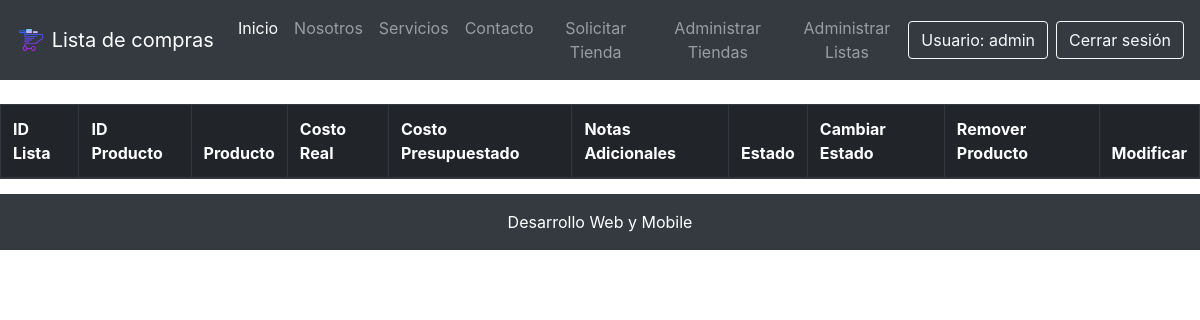
Before: /listar-productos/9/ (signed in) with the older database file.
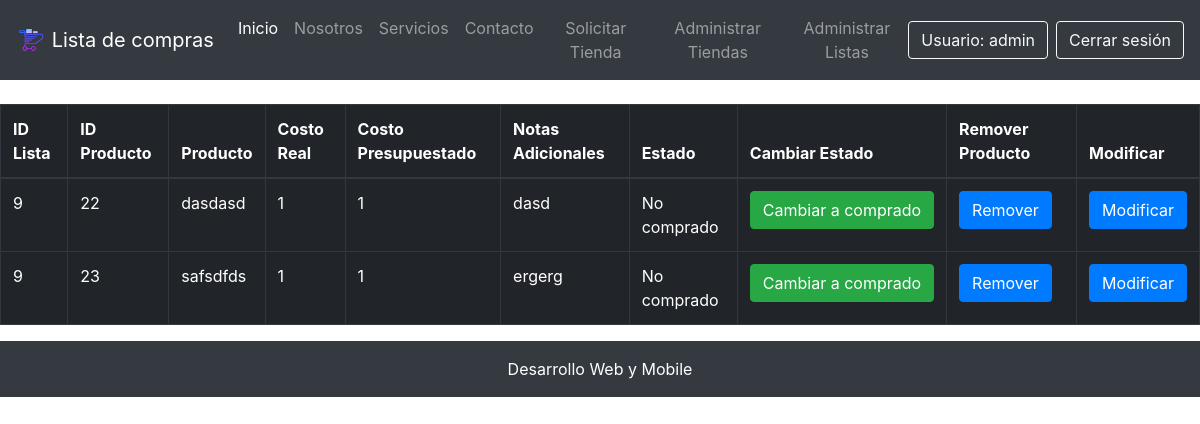
After: the same page with the newer database file.
### core/models.py (models this page shows, shortened)
class Producto(models.Model):
    nombre = models.CharField(max_length=50)
    costo_real = models.IntegerField(verbose_name="Costo Real")
    costo_presupuestado = models.IntegerField(verbose_name="Costo Presupuestado")
    notas_adicionales = models.CharField( max_length=200, verbose_name="Notas Adicionales")
    estadoProducto = models.ForeignKey(EstadoProducto, on_delete=models.CASCADE, verbose_name="Estado Producto")
    lista = models.ForeignKey(Lista, on_delete=models.CASCADE)
    tienda = models.ForeignKey(Tienda, on_delete=models.CASCADE)

class Lista(models.Model):
    usuario = models.ForeignKey(User, on_delete=models.CASCADE, verbose_name="Nombre Usuario")
    nombre_lista = models.CharField(max_length=30 ,verbose_name="Nombre Lista")
    total_productos_agregados = models.IntegerField(verbose_name="Productos Agregados")
    total_productos_comprados = models.IntegerField(verbose_name="Productos Comprados")
    costo_total_presupuestado = models.IntegerField(verbose_name="Total Presupuestado")
    costo_total_real = models.IntegerField(verbose_name="Total Real")
    estadoLista = models.ForeignKey(EstadoLista, on_delete=models.CASCADE, verbose_name="Estado Lista")

class EstadoProducto(models.Model):
    nombre = models.CharField(max_length=30, verbose_name="Estado Producto")

### core/views.py (the view)
# urls.py: path('listar-productos/<id>/', listar_productos, name="listar_productos"),
@login_required
def listar_productos(request, id):
    productos = Producto.objects.filter(lista=id)
    return render(request, 'core/listar_productos.html', {
        'productos': productos
    })

### core/templates/core/listar_productos.html
{% extends 'core/base.html' %}
{% load static %}
{% block contenido %}
<br>
<div class="table-responsive">
    <table class="table table-dark table-bordered table-hover table-condensed">
        <tr>
            <thead>
                <th>ID Lista</th>
                <th>ID Producto</th>
                <th>Producto</th>
                <th>Costo Real</th>
                <th>Costo Presupuestado</th>
                <th>Notas Adicionales</th>
                <th>Estado</th>
                <th>Cambiar Estado</th>
                <th>Remover Producto</th>
                <th>Modificar</th>
            </thead>
        </tr>
        <tbody>
            {% for p in productos %}
            <tr>
                <td>{{ p.lista.id }}</td>
                <td>{{ p.id }}</td>
                <td>{{ p.nombre }}</td>
                <td>{{ p.costo_real }}</td>
                <td>{{ p.costo_presupuestado }}</td>
                <td>{{ p.notas_adicionales }}</td>
                <td>{{ p.estadoProducto.nombre }}</td>
                <td>
                    {% if p.estadoProducto.id == 2 %}
                    <a href="{% url 'estado_comprado' p.id %}" class="btn btn-success">Cambiar a comprado</a>
                    {% else %}
                    <a href="{% url 'estado_nocomprado' p.id %}" class="btn btn-danger">Cambiar a No comprado</a>
                    {% endif %}
                </td>
                <td>
                    <a href="{% url 'eliminar_producto' p.id %}" class="btn btn-primary">Remover</a>
                </td>
                <td>
                    <a href="{% url 'modificar_producto' p.id %}" class="btn btn-primary">Modificar</a>
                </td>
            </tr>
            {% endfor %}
        </tbody>
    </table>
</div>
{% endblock contenido %}

### core/templates/core/base.html (shortened to what this page needs)
<!DOCTYPE html>
<html lang="en">
{% load pwa %}
<head>
    {% load static %}
    <link rel="stylesheet" href="{% static 'core/css/estilos.css' %}">
    <link rel="stylesheet" href="https://stackpath.bootstrapcdn.com/bootstrap/4.1.3/css/bootstrap.min.css"
>
</head>
<body>
    <header>
        <nav class="navbar navbar-expand-lg navbar-dark bg-dark sticky-top">
            <a class="navbar-brand" href="{% url 'home' %}">
                <img src="{% static 'core/img/carrito_icon.png' %}" width="30" height="30" class="d-inline-block align-top"
                    alt="">
                Lista de compras
            </a>
            <div class="collapse navbar-collapse" id="navbarNavAltMarkup">
                <div class="navbar-nav mr-auto ml-auto text-center">
                    <a class="nav-item nav-link active" href="{% url 'home' %}">Inicio</a>
                    <a class="nav-item nav-link" href="#">Nosotros</a>
                    <a class="nav-item nav-link" href="#">Servicios</a>
                    <a class="nav-item nav-link" href="#">Contacto</a>
                    {% if request.user.is_authenticated %}
                    <a class="nav-item nav-link" href="{% url 'agregar_tienda' %}">Solicitar Tienda</a>
                    <a class="nav-item nav-link" href="{% url 'listar_solicitud' %}">Administrar Tiendas</a>
                    <a class="nav-item nav-link" href="{% url 'listado_listas' %}">Administrar Listas</a>
                    {% endif %}
                </div>
                <div class="d-flex flex-row justify-content-center">
                    {% if request.user.is_authenticated %}
                    <a href="" class="btn btn-outline-light mr-2">Usuario: {{ request.user.username }}</a>
                    <a class="btn btn-outline-light" href="{% url 'logout' %}">Cerrar sesión</a>
                    {% else %}
                    <a class="btn btn-outline-light mr-2" href="{% url 'login' %}">Login</a>
                    <a class="btn btn-outline-light" href="{% url 'register' %}">Registrate</a>
                    {% endif %}
                </div>
            </div>
        </nav>
    </header>
    <div class="contenido">
        {% block contenido %}
        {% endblock contenido %}
    </div>
    <footer class="page-footer font-small">
        <p class="text-center py-3 p-3 mb-2 bg-dark text-white">Desarrollo Web y Mobile</p>
    </footer>
</body>
</html>

### core/static/core/css/estilos.css (style rules this page uses)
* { margin: 0; padding: 0; }

Changed rows visible on the page:
added Producto: lista.id "9", id "22", nombre "dasdasd", costo_real "1", costo_presupuestado "1", notas_adicionales "dasd", estadoProducto.nombre "No comprado", shows "Cambiar a comprado"
added Producto: lista.id "9", id "23", nombre "safsdfds", costo_real "1", costo_presupuestado "1", notas_adicionales "ergerg", estadoProducto.nombre "No comprado", shows "Cambiar a comprado"
